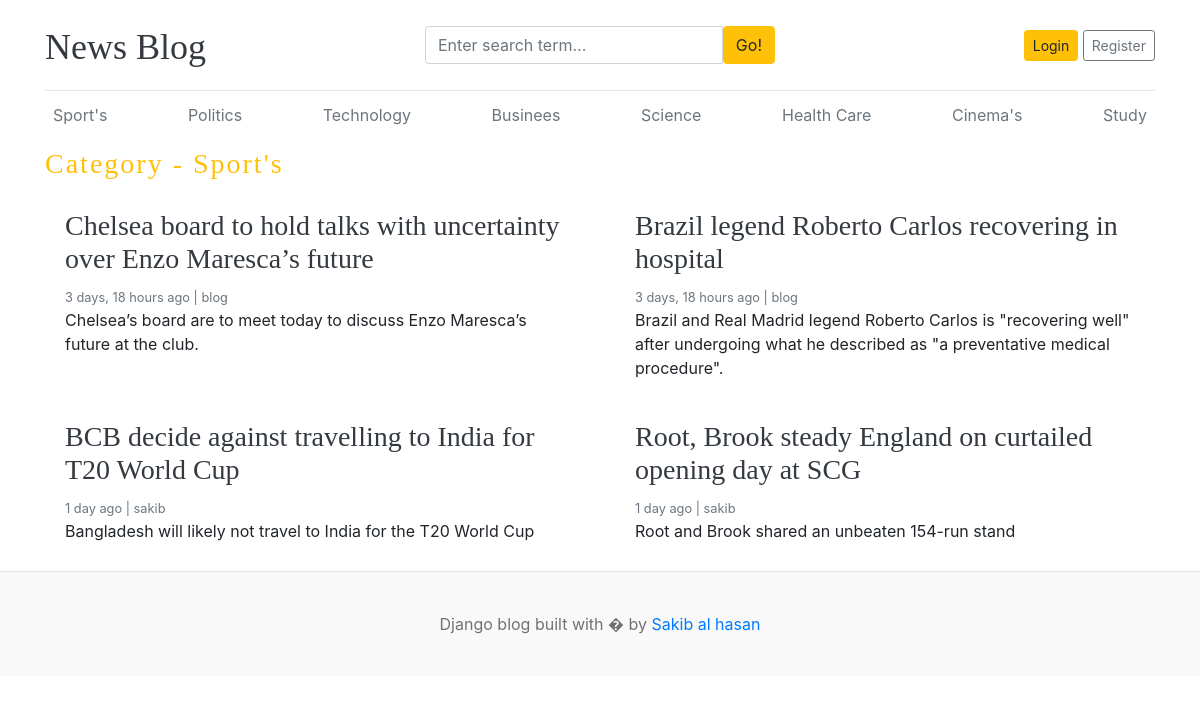
Page /category/1/ on the committed database.
### blogs/models.py (models this page shows, shortened)
class Category(models.Model):
    category_name = models.CharField(max_length=100, unique=True)
    created_at = models.DateTimeField(auto_now_add=True)
    updated_at = models.DateTimeField(auto_now=True)
    class Meta:
        verbose_name = 'Category'
        verbose_name_plural = 'Categories'
    def __str__(self):
        return self.category_name

class Blog(models.Model):
    title = models.CharField(max_length=100)
    slug = models.SlugField(max_length=200, unique=True, blank=True)
    category = models.ForeignKey(Category, on_delete=models.CASCADE)
    author = models.ForeignKey(User, on_delete=models.CASCADE)
    featured_image = models.ImageField(upload_to='uploads/%Y/%m/%d')
    short_description = models.TextField(max_length=500)
    blog_body = models.TextField(max_length=2000)
    status = models.CharField(max_length=200, choices=STATUS_CHOICES, default='Draft')
    is_featured = models.BooleanField(default=False)
    created_at = models.DateTimeField(auto_now_add=True)
    updated_at = models.DateTimeField(auto_now=True)

### blogs/views.py (the view)
# urls.py: path('<int:category_id>/', views.posts_by_category, name='posts_by_category'),
def posts_by_category(request, category_id):
    posts = Blog.objects.filter(status='Published', category=category_id)
    try:
        category = Category.objects.get(pk=category_id)
    except:
        return redirect('home')
    context = {
        'posts': posts,
        'category': category
    }
    return render(request, 'posts_by_category.html', context)

### blogs/context_processors.py (called while the page is built)
def get_categories(request):
    categories = Category.objects.all()
    return dict(categories=categories)

def get_social_link(request):
    social_links = SocialLink.objects.all()
    return dict(social_links=social_links)

### templates/posts_by_category.html
{% extends "base.html" %}
{% block content %}
<h3 class="text-upercase text-warning" style="letter-spacing: 2px;">Category - {{ category }}</h3>
<div class="row mb-2">
    {% if posts %}
    {% for post in posts %}
    <div class="col-md-6">
        <div class="card border-0">
            <div class="card-body">
                <h3><a href="{% url 'blogs' post.slug %}" class="text-dark">{{ post.title }}</a></h3>
                <small class="mb-1 text-muted"> {{ post.created_at | timesince }} ago | {{ post.author }}</small>
                <p class="card-text">{{ post.short_description }}</p>
            </div>
        </div>
    </div>
    {% endfor %}
    {% else %}
    <p> No Category Found </p>
    {% endif %}
</div>
</div>
{% endblock content %}

### templates/base.html (shortened to what this page needs)
{% load static %}
<!DOCTYPE html>
<html lang="en">
<head>
    <link href="https://getbootstrap.com/docs/4.0/dist/css/bootstrap.min.css" rel="stylesheet">
    <link href="{% static 'css/blog.css' %}" rel="stylesheet">
    <link rel="stylesheet" href="https://cdnjs.cloudflare.com/ajax/libs/font-awesome/4.7.0/css/font-awesome.min.css">
</head>
<body>
    <div class="container">
        <header class="blog-header py-3">
            <div class="row flex-nowrap justify-content-between align-items-center">
                <div class="col-4 pt-1">
                    <a class="blog-header-logo text-dark" href="/">News Blog</a>
                </div>
                <div class="col-4">
                    <form action="{% url 'search' %}" method="GET">
                        <div class="input-group">
                            <input class="form-control" name="keyword" value="{{ keyword }}" type="text" placeholder="Enter search term..." aria-label="Enter search term..." aria-describedby="button-search" />
                            <button class="btn btn-warning" id="button-search" type="submit">Go!</button>
                        </div>
                    </form>
                </div>
                <div class="col-4 d-flex justify-content-end align-items-center">
                    {% if not user.is_authenticated %}
                    <a class="btn btn-sm btn-warning" href="{% url 'login' %}">Login</a> &nbsp;
                    <a class="btn btn-sm btn-outline-secondary" href="{% url 'register' %}">Register</a>
                    {% else %}
                    <span><a href="{% url 'dashboard' %}">Dashboard</a></span>
                    &emsp;
                    <span><a href="{% url 'logout' %}">Logout</a></span>
                    {% endif %}
                </div>
            </div>
        </header>
        <div class="nav-scroller py-1 mb-2">
            <nav class="nav d-flex justify-content-between">
                {% for category in categories %}
                <a class="p-2 text-muted" href="{% url 'posts_by_category' category.id %}">{{ category.category_name }}</a>
                {% endfor %}
            </nav>
        </div>
        {% block content %}
        {% endblock content %}
        <footer class="blog-footer">
            <p>Django blog built with � by <a href="#">Sakib al hasan</a></p>
        </footer>
</body>
</html>

### project_main/static/css/blog.css (style rules this page uses)
.blog-header { border-bottom: 1px solid #e5e5e5; }
.blog-header-logo { font-family: "Playfair Display", Georgia, "Times New Roman", serif; font-size: 2.25rem; }
h1, h2, h3, h4, h5, h6 { font-family: "Playfair Display", Georgia, "Times New Roman", serif; }
.blog-footer { padding: 2.5rem 0; color: #727272; text-align: center; background-color: #f9f9f9; border-top: .05rem solid #e5e5e5; }
.blog-footer p:last-child { margin-bottom: 0; }

### rows in the picture
Category: category_name "Sport's"
Category: category_name "Politics"
Category: category_name "Technology"
Category: category_name "Businees"
Category: category_name "Science"
Category: category_name "Health Care"
Category: category_name "Cinema's"
Category: category_name "Study"
Blog: title "Chelsea board to hold talks with uncertainty over Enzo Maresca’s future", created_at "3 days, 18 hours", author "blog", short_description "Chelsea’s board are to meet today to discuss Enzo Maresca’s future at the club."
Blog: title "Brazil legend Roberto Carlos recovering in hospital", created_at "3 days, 18 hours", author "blog", short_description "Brazil and Real Madrid legend Roberto Carlos is \"recovering well\" after undergoing what he described as \"a preventative medical procedure\"."
Blog: title "BCB decide against travelling to India for T20 World Cup", created_at "1 day", author "sakib", short_description "Bangladesh will likely not travel to India for the T20 World Cup"
Blog: title "Root, Brook steady England on curtailed opening day at SCG", created_at "1 day", author "sakib", short_description "Root and Brook shared an unbeaten 154-run stand"
